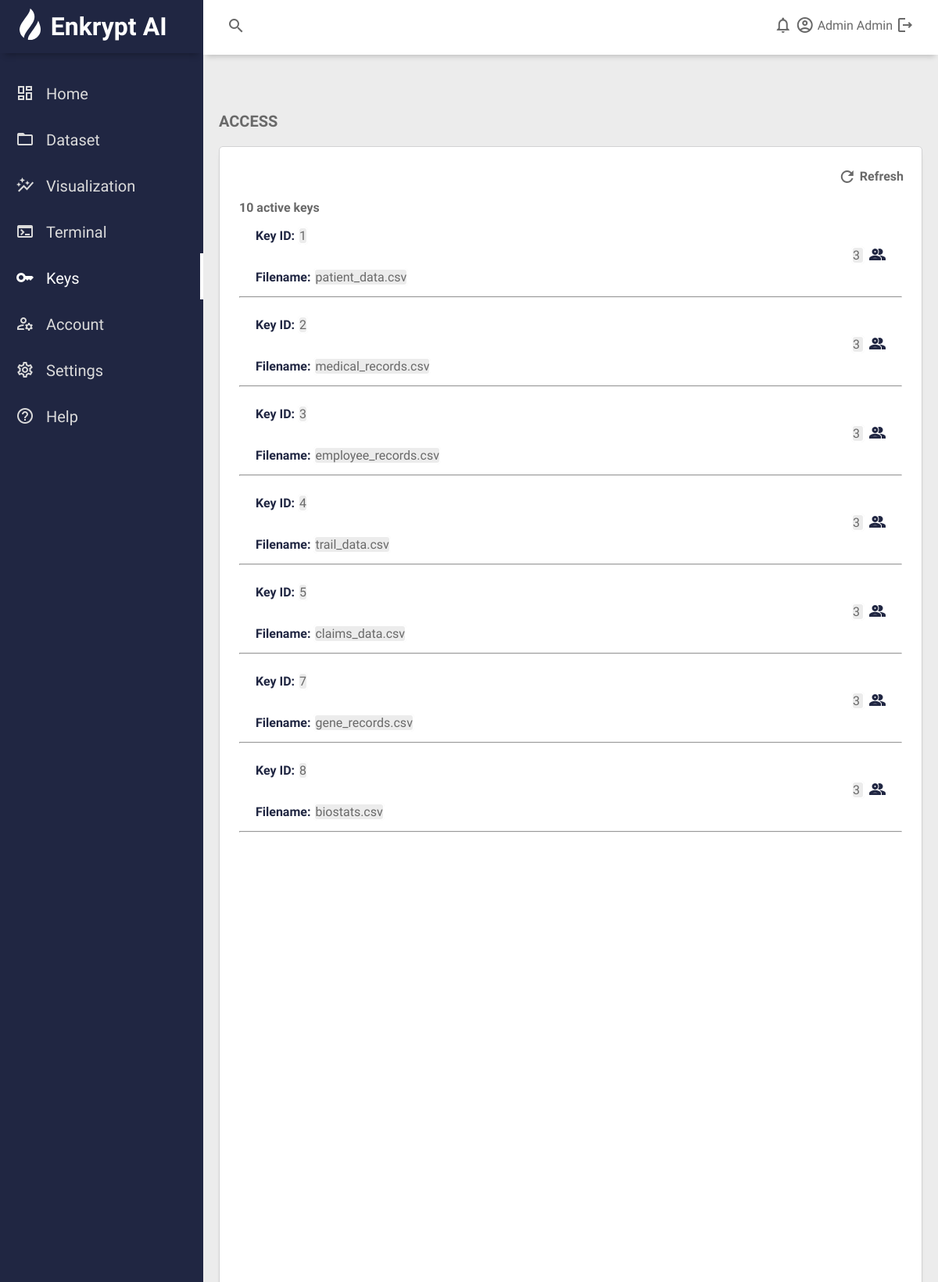
/keyaccess (signed in), run on the app's committed database.
### dashboardapp/dbmodels.py (models this page shows, shortened)
class User(db.Model, UserMixin):
    id =  db.Column(db.Integer, primary_key=True)
    firstname = db.Column(db.String(), unique=True, nullable=False)
    lastname = db.Column(db.String(), unique=True, nullable=False)
    email = db.Column(db.String(120), unique=True, nullable=False)
    image_file= db.Column(db.String(20), nullable=False, default='default.jpg') # Profile picture
    password = db.Column(db.String(60), nullable=False)
    apiUsage = db.relationship('APIUsage', backref= 'client', lazy=True)
    datasetsUsage = db.relationship('Datasets', backref= 'owner', lazy=True)

class Datasets(db.Model):
    id = db.Column(db.Integer, primary_key=True)
    filename = db.Column(db.String(100), nullable=False)
    date_called = db.Column(db.DateTime, nullable=False, default=datetime.utcnow)
    is_encrypted = db.Column(db.Boolean, nullable=False, default=False)
    description = db.Column(db.Text, nullable = False, default='')
    user_id = db.Column(db.Integer, db.ForeignKey('user.id'), nullable=False)

### dashboardapp/routes.py (the view)
@app.route("/keyaccess", methods=['GET', 'POST'])
@login_required
def keyaccess():
    if request.method == 'POST':
        print('POST TODO')
    else:
        warning=''
    if current_user.email ==ADMIN_EMAIL:
        datasets = Datasets.query.all()
        keys = Encryption.query.all()
        key_access_status = []
        for key in keys:
            dataset_id = key.dataset_id
            dataset = Datasets.query.get_or_404(dataset_id)
            dictionary ={
                "key_id": key.id,
                "filename": dataset.filename,
                "num_users": User.query.count()
            }
            key_access_status.append(dictionary)
    else:
        datasets = Datasets.query.filter_by(user_id=current_user.id)
    return render_template('keys.html', title='Keys', warning=warning, keys=key_access_status)

### dashboardapp/dbmodels.py (called while the page is built)
@login_manager.user_loader
def load_user(user_id):
    return User.query.get(int(user_id))

### dashboardapp/templates/keys.html (shortened to what this page needs)
{% extends "layout_dashboard.html" %} {% block dashboard_content %}
<div class="main-title">
  <p class="font-weight-bold">ACCESS</p>
</div>
<div class="main-keys">
  <div class="content-keys">
    <div class="header-keys">
      <form
        method="GET"
        action=""
        id="refresh-keys-form"
        enctype="multipart/form-data"
      >
        <label for="add-keys-btn" id="refresh-label"
          ><span class="material-icons-outlined">refresh </span>Refresh</label
        >
      </form>
    </div>
        <b>10 active keys</b>
    {% for key in keys %}
    <div class="keys-table">
        <div class="keys-table-inner">
            <table>
                <tbody class="keys-table-inner-inner">
                    <tr class="keys-table-inner-inner-rows">
                        <td>
                            <p><span class="keys-text-labels">Key ID: </span><span class="keys-text-data">{{key.key_id}}</span></p>
                        </td>
                    </tr>
                    <tr>
                        <td>
                            <p><span class="keys-text-labels">Filename: </span><span class="keys-text-data">{{key.filename}}</span></p>
                        </td>
                    </tr>
                </tbody>
            </table>
            <p> <span class="keys-access-count">{{key.num_users}}</span> <span class="material-icons-outlined keys-text-labels"> people  </span> </p>
        </div>
    </div>
    <hr>
    {% endfor %}
  </div>
</div>
  {% endblock dashboard_content %}

### dashboardapp/templates/layout_dashboard.html (shortened to what this page needs)
<!DOCTYPE html>
<html lang="en">
  <head>
    <link
      rel="stylesheet"
      type="text/css"
      href="{{url_for('static', filename='styles.css')}}"
    />
  </head>
  <body>
    <div class="grid-container" id="grid-container">
      <header class="header">
        <div class="header-left">
          <span class="material-icons-outlined">search</span>
        </div>
        <div class="header-right">
          <span class="material-icons-outlined">notifications</span>
          <span
            class="material-icons-outlined"
            onclick="window.location.href='{{url_for('account')}}';"
            >account_circle</span
          >
          <span
            class="login-name"
            onclick="window.location.href='{{url_for('account')}}';"
            >{{current_user.firstname}} {{current_user.lastname}}</span
          >
          <span
            class="material-icons-outlined"
            onclick="window.location.href='{{url_for('logout')}}';"
            id="logout-icon"
            >logout</span
          >
        </div>
      </header>
      <aside id="sidebar">
        <div class="sidebar-title">
          <div class="sidebar-brand">
            <span class="sidebar-logo-image"
              ><img
                id="logo-image"
                src="{{url_for('static', filename= 'images/logo-sm.svg')}}"
                alt="logo"
                height="40"
            /></span>
            Enkrypt AI
          </div>
        </div>
        <ul class="sidebar-list">
          <li
            class="sidebar-list-item"
            id="li-home"
            onclick="window.location.href='{{url_for('dashboard')}}';"
          >
            <span class="material-icons-outlined">dashboard</span>Home
          </li>
          <li
            class="sidebar-list-item"
            id="li-dataset"
            onclick="window.location.href='{{url_for('dataset')}}';"
          >
            <span class="material-icons-outlined">folder_open</span>Dataset
          </li>
          <li
            class="sidebar-list-item"
            id="li-viz"
            onclick="window.location.href='{{url_for('visualization')}}';"
          >
            <span class="material-icons-outlined">auto_graph</span>Visualization
          </li>
          <li
            class="sidebar-list-item"
            id="li-terminal"
            onclick="window.location.href='{{url_for('terminal')}}';"
          >
            <span class="material-icons-outlined">terminal</span>Terminal
          </li>
          <li
            class="sidebar-list-item"
            id="li-keys"
            onclick="window.location.href='{{url_for('keyaccess')}}';"
          >
            <span class="material-icons-outlined">key</span>Keys
          </li>
          <li
            class="sidebar-list-item"
            id="li-account"
            onclick="window.location.href='{{url_for('account')}}';"
          >
            <span class="material-icons-outlined">manage_accounts</span>Account
          </li>
          <li class="sidebar-list-item">
            <span class="material-icons-outlined">settings</span>Settings
          </li>
          <li class="sidebar-list-item">
            <span class="material-icons-outlined">help_outline</span>Help
          </li>
        </ul>
      </aside>
      <main class="main-container">
        {% block dashboard_content %}{% endblock %}
      </main>
    </div>
  </body>
</html>

### dashboardapp/static/styles.css (style rules this page uses)
body { margin: 0; padding: 0; box-sizing: border-box; background-color: #ececec; color: #696969; font-family: "Source Sans Pro", sans-serif; }
.grid-container { display: grid; grid-template-columns: 260px 1fr 1fr 1fr; grid-template-rows: 0.2fr 3fr; grid-template-areas: "sidebar header header header" "sidebar main main main"; height: 100vh; }
.header { grid-area: header; height: 70px; background-color: rgb(255, 255, 255); display: flex; align-items: center; justify-content: space-between; padding: 0 30px 0 30px; box-shadow: 0 6px 7px -4px rgba(0, 0, 0, 0.2); }
#sidebar { grid-area: sidebar; height: 100%; background-color: #202642; color: #dbdbdb; overflow-y: auto; transition: all 0.5s; -webkit-transition: all 0.5s; }
.sidebar-title { display: flex; justify-content: space-between; align-items: center; padding: 10px 10px 0px 10px; margin-bottom: 20px; color: white; box-shadow: 0px 8px 8px -6px rgba(0, 0, 0, 0.3); }
.sidebar-brand { margin-top: -20px; font-size: 32px; font-weight: 700; padding: 15px; }
.sidebar-brand > span { position: relative; top: 0.175em; padding: 0px 5px 0px 0px; }
.sidebar-list { padding: 0; margin-top: 15px; list-style-type: none; font-size: 1.25em; }
.sidebar-list-item { padding: 15px 15px 15px 20px; }
.sidebar-list-item > span { padding: 0px 15px 0px 0px; }
.sidebar-select { color: white; border-right: white 4px solid; }
li > span.material-icons-outlined { position: relative; top: 0.15em; font-size: 1.25 em; }
.main-container { grid-area: main; overflow-y: auto; padding: 20px 20px; }
.main-title { display: flex; justify-content: space-between; }
.main-title > p { font-size: 20px; }
.font-weight-bold { font-weight: 800; }
.login-name { position: relative; top: -0.5em; vertical-align: middle; }
table { border-collapse: collapse; }
.main-keys { display: grid; grid-template-columns: 1fr; gap: 20px; }
.content-keys { background-color: white; height: 100vh; margin-bottom: 20px; padding: 25px; box-sizing: border-box; -webkit-column-break-inside: avoid; border: 1px solid #d2d2d3; border-radius: 5px; box-shadow: 0 6px 7px -4px rgba(0, 0, 0, 0.2); }
.header-keys { display: flex; align-items: center; justify-content: right; margin-top: -5px; margin-right: -20px; margin-bottom: 20px; }
div.header-keys label { background-color: white; color: #acacac; font-weight: 600; padding: 0.15rem 0.5rem 0.5rem 0.5rem; cursor: pointer; margin: 0.25rem 0.5rem 0.25rem 0; box-sizing: border-box; -webkit-column-break-inside: avoid; border: 2px solid white; border-radius: 5px; }
#refresh-label { background-color: white; color: #696969; font-weight: 600; padding: 0.7rem 0.5rem 0.4rem 0.5rem; cursor: pointer; margin: 0.25rem 0.5rem 0.25rem 0; box-sizing: border-box; -webkit-column-break-inside: avoid; border: 2px solid white; border-radius: 5px; }
div.header-keys label span { position: relative; top: 0.375rem; padding: 0 0.25rem 0 0; }
#refresh-label span { position: relative; top: 0.375rem; padding: 0 0.25rem 0 0; }
.keys-table { display: grid; grid-template-columns: 1fr; gap: 20px; }
.keys-table-inner { display: flex; align-items: center; justify-content: space-between; margin: 0px 20px -10px 20px; }
.keys-table-inner-inner { margin: 0px; }
hr { border-width: 1px; color: #ececec; }
.keys-text-labels { color: #202642; font-weight: 600; background-color: white; }
.keys-access-count { position: relative; top: -0.375rem; padding: 0 0.25rem 0 0; }
.keys-text-data, .keys-access-count { background-color: #ececec; border: 2px solid white; border-radius: 5px; }

### data on the page
User: firstname "Admin", lastname "Admin"
Datasets: key_id "1", filename "patient_data.csv", num_users "3"
Datasets: key_id "2", filename "medical_records.csv", num_users "3"
Datasets: key_id "3", filename "employee_records.csv", num_users "3"
Datasets: key_id "4", filename "trail_data.csv", num_users "3"
Datasets: key_id "5", filename "claims_data.csv", num_users "3"
Datasets: key_id "7", filename "gene_records.csv", num_users "3"
Datasets: key_id "8", filename "biostats.csv", num_users "3"
